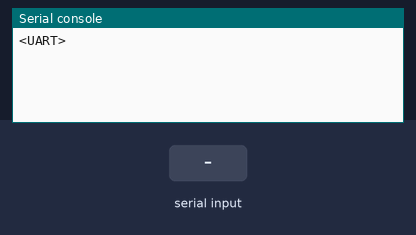
Bench run of a program on a simulated ESP32 board running MicroPython. On the bench: the last lines printed to the serial console. The test bench sets the inputs (shaded band).

Above: at 1.2 s.
1.3 s: "1" received over the second serial link
At 2.0 s:
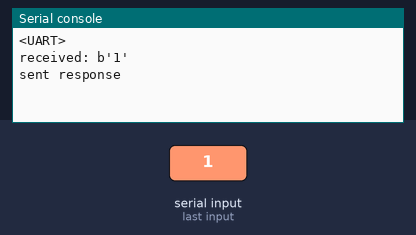
2.8 s: "0" received over the second serial link
At 3.2 s:
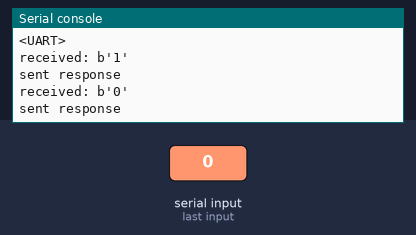
4.3 s: "2" received over the second serial link
At 5.5 s:
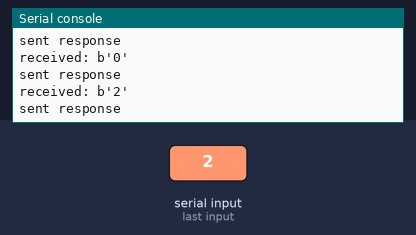

The program:

HC-06_5.py
```python
from machine import UART
import utime


uart = UART(2, 9600)
uart.init(9600, bits=8, parity=None, stop=1)
print(uart)


while True:
    if uart.any():
        while uart.any():
            buf = uart.read()
            print('received:',buf)
            utime.sleep_ms(15)


        utime.sleep_ms(10)
        try:
            uart.write("OK")
            print('sent response')
        except OSError:
            pass
```

Measured:
- after the input at 1.3 s, the serial console: prints a new line at once (image 1)
- after the input at 2.8 s, the serial console: prints a new line at once (image 2)
- after the input at 4.3 s, the serial console: prints a new line at once (image 3)
